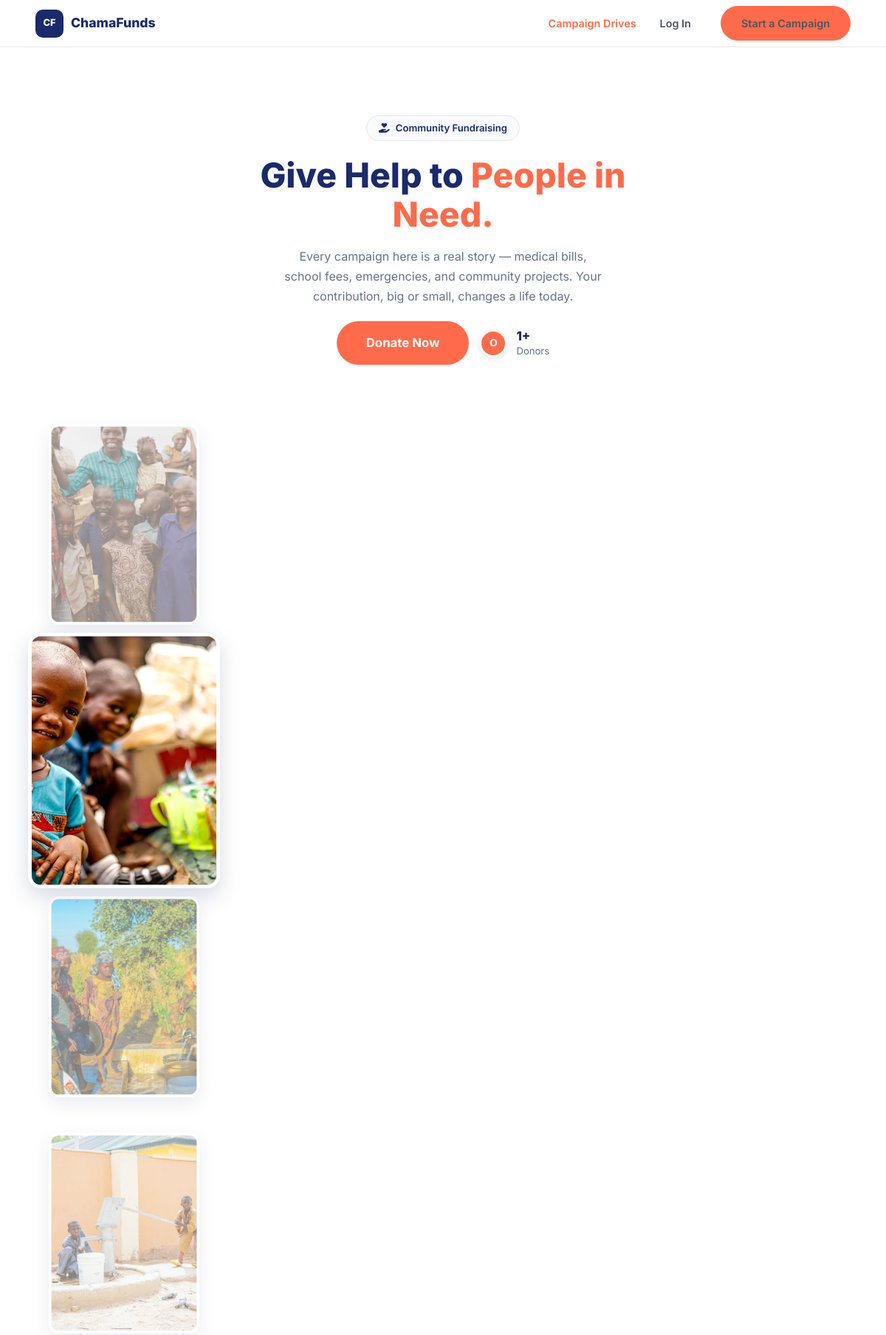
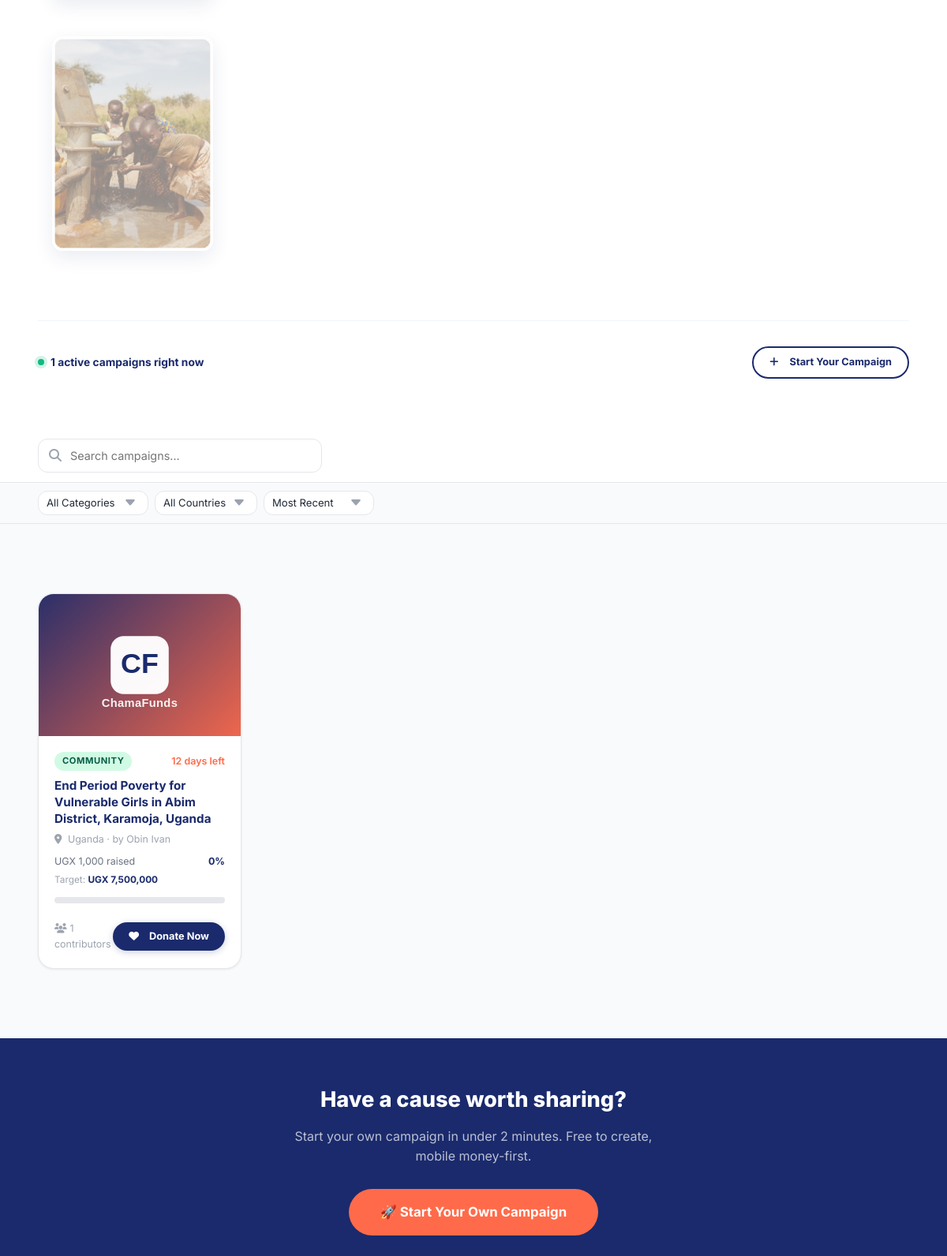
The page /campaign-drives.php (upper part) on the database its author committed (2 pictures, top to bottom).
### tables this page shows
CREATE TABLE `campaigns` (
  `campaign_id` int(11) NOT NULL,
  `campaigner_id` int(11) NOT NULL,
  `display_name` varchar(120) DEFAULT NULL,
  `title` varchar(150) NOT NULL,
  `slug` varchar(150) NOT NULL,
  `description` text NOT NULL,
  `category` varchar(50) NOT NULL,
  `goal_amount` decimal(15,2) NOT NULL,
  `currency` varchar(3) NOT NULL DEFAULT 'UGX',
  `raised_amount` decimal(15,2) DEFAULT 0.00,
  `contributor_count` int(11) DEFAULT 0,
  `image_url` varchar(500) DEFAULT NULL,
  `mobile_money_number` varchar(20) NOT NULL,
  `mobile_money_network` varchar(50) NOT NULL,
  `status` enum('draft','active','paused','suspended','completed','flagged') DEFAULT 'draft',
  `start_date` timestamp NOT NULL DEFAULT current_timestamp(),
  `end_date` timestamp NULL DEFAULT NULL,
  `country` varchar(50) NOT NULL,
  `is_featured` tinyint(1) DEFAULT 0,
  `view_count` int(11) DEFAULT 0,
  `share_count` int(11) DEFAULT 0,
  `created_at` timestamp NOT NULL DEFAULT current_timestamp(),
  `updated_at` timestamp NOT NULL DEFAULT current_timestamp() ON UPDATE current_timestamp(),
  `multiple_images` longtext DEFAULT NULL CHECK (json_valid(`multiple_images`))
);

CREATE TABLE `users` (
  `user_id` int(11) NOT NULL,
  `full_name` varchar(100) NOT NULL,
  `email` varchar(100) NOT NULL,
  `phone` varchar(20) NOT NULL,
  `password_hash` varchar(255) NOT NULL,
  `role` enum('admin','campaigner','donor') NOT NULL DEFAULT 'donor',
  `country` varchar(50) DEFAULT 'Uganda',
  `avatar_url` varchar(255) DEFAULT NULL,
  `is_active` tinyint(1) DEFAULT 1,
  `is_verified` tinyint(1) DEFAULT 0,
  `two_factor_enabled` tinyint(1) DEFAULT 0,
  `last_login` timestamp NULL DEFAULT NULL,
  `created_at` timestamp NULL DEFAULT current_timestamp(),
  `updated_at` timestamp NULL DEFAULT current_timestamp() ON UPDATE current_timestamp()
);

### campaign-drives.php (the view, shortened to what this page needs)
<?php
require_once __DIR__ . '/includes/config.php';
$result = $conn->query(
    "SELECT c.*, u.full_name AS campaigner_name,
            ROUND((c.raised_amount / c.goal_amount) * 100, 1) AS pct,
            DATEDIFF(c.end_date, NOW()) AS days_left
     FROM campaigns c
     JOIN users u ON c.campaigner_id = u.user_id
     WHERE c.status = 'active'
     ORDER BY c.created_at DESC"
);
$campaigns = [];
while ($r = $result->fetch_assoc()) $campaigns[] = $r;
$totalCount = count($campaigns);
$totalSupporters = array_sum(array_column($campaigns, 'contributor_count'));
$avatarSeed = [];
foreach ($campaigns as $c) {
    $n = trim($c['campaigner_name']);
    if ($n && !in_array($n, $avatarSeed, true)) $avatarSeed[] = $n;
}
$avatarColours = ['#FF6B4A','#1A2A6C','#10b981','#f59e0b'];
$heroCollage = [
    ['image_url' => BASE . '/img/slider/pexels-illustrate-digital-ug-924569584-28100858.jpg', 'alt_text' => ''],
    ['image_url' => BASE . '/img/slider/pexels-lagosfoodbank-9823017.jpg', 'alt_text' => ''],
    ['image_url' => BASE . '/img/slider/pexels-lbk-studio-2149333232-35094475.jpg', 'alt_text' => ''],
    ['image_url' => BASE . '/img/slider/pexels-matazumultimedia-32154741.jpg', 'alt_text' => ''],
    ['image_url' => BASE . '/img/slider/pexels-illustrate-digital-ug-924569584-28101466.jpg', 'alt_text' => ''],
];
$extraCss = '<link rel="stylesheet" href="https://cdn.jsdelivr.net/npm/swiper@14.0.1/swiper-bundle.min.css"/>';
include __DIR__ . '/includes/header.php';
?>
<section class="hero-light hero-section" style="overflow:hidden;margin-top:64px;">
  <div class="container" style="position:relative;z-index:2;">
    <div class="hero-inner">
      <div class="hero-copy">
        <div class="hero-badge"><i class="fas fa-hand-holding-heart"></i> Community Fundraising</div>
        <h1 style="font-size:clamp(1.6rem,4.2vw,2.9rem);font-weight:800;line-height:1.15;color:#1A2A6C;margin-bottom:16px;">
          Give Help to <span style="color:#FF6B4A;">People in Need.</span>
        </h1>
        <p style="color:#64748b;font-size:1rem;line-height:1.7;max-width:440px;margin:0 auto 20px;">Every campaign here is a real story — medical bills, school fees, emergencies, and community projects. Your contribution, big or small, changes a life today.</p>
        <div class="hero-cta-row" style="margin-top:14px;">
          <a href="#campaignsGrid" class="btn btn-primary btn-lg">Donate Now</a>
          <div class="cdh-social-proof">
            <div class="cdh-avatars">
              <?php foreach ($avatarSeed as $i => $n): ?>
              <span class="cdh-avatar" style="background:<?= $avatarColours[$i % 4] ?>;"><?= strtoupper(substr($n, 0, 1)) ?></span>
              <?php endforeach; ?>
            </div>
            <div class="cdh-stat"><strong><?= number_format($totalSupporters) ?>+</strong><span>Donors</span></div>
          </div>
        </div>
      </div>
    </div>
    <div class="swiper hero-swiper">
      <div class="swiper-wrapper">
        <?php foreach ($heroCollage as $i => $slide): ?>
        <div class="swiper-slide">
          <img src="<?= htmlspecialchars($slide['image_url']) ?>"
               alt="<?= htmlspecialchars($slide['alt_text']) ?>"
               <?= $i === 0 ? 'loading="eager" fetchpriority="high"' : 'loading="lazy"' ?> />
        </div>
        <?php endforeach; ?>
      </div>
    </div>
    <div class="cdh-footer-row">
      <p class="cdh-count"><span class="cdh-dot"></span><?= $totalCount ?> active campaigns right now</p>
      <a href="<?= BASE ?>/create-campaign.php" class="btn btn-outline btn-sm"><i class="fas fa-plus" style="margin-right:6px;"></i>Start Your Campaign</a>
    </div>
  </div>
</section>
<div style="background:#fff;border-bottom:1px solid #e5e7eb;padding:12px 0;position:sticky;top:64px;z-index:100;">
  <div class="container">
    <div class="search-input-wrap">
      <i class="fas fa-search"></i>
      <input type="text" id="campaignSearch" class="form-input" placeholder="Search campaigns…" />
    </div>
  </div>
</div>
<div style="background:#f9fafb;border-bottom:1px solid #e5e7eb;padding:10px 0;">
  <div class="container">
    <div style="display:flex;gap:8px;flex-wrap:wrap;align-items:center;">
      <select id="categoryFilter" class="form-input" style="max-width:140px;font-size:.82rem;padding:7px 10px;">
        <option value="">All Categories</option>
      </select>
      <select id="countryFilter" class="form-input" style="max-width:130px;font-size:.82rem;padding:7px 10px;">
        <option value="">All Countries</option>
      </select>
      <select id="sortFilter" class="form-input" style="max-width:140px;font-size:.82rem;padding:7px 10px;">
        <option value="most-recent">Most Recent</option>
      </select>
    </div>
  </div>
</div>
<section class="section" style="background:#f9fafb;">
  <div class="container">
    <div id="campaignsGrid" class="campaigns-grid cd-editorial-grid">
      <?php
      $catEmoji = ['medical'=>'🏥','education'=>'📚','emergency'=>'🆘','community'=>'💧','business'=>'💼'];
      $cycle = 8;
      foreach ($campaigns as $i => $c):
        $pct      = min(100, (float)$c['pct']);
        $daysLeft = (int)$c['days_left'];
        $daysStr  = $daysLeft > 0 ? "$daysLeft days left" : ($daysLeft === 0 ? 'Ends today' : 'Ended');
        $catLower = strtolower($c['category']);
        $catClass = 'badge-' . $catLower;
        $gallery  = campaignCardGallery($conn, $c['campaign_id']);
        $image    = !empty($gallery) ? $gallery[0] : imgUrl($c['image_url'] ?: '');
        $emoji    = $catEmoji[$catLower] ?? '🌟';
        $posInCycle = $i % $cycle;
        $variant = $posInCycle < 4 ? 'card' : ($posInCycle === 4 ? 'featured' : 'list');
      ?>
      <a href="<?= BASE ?>/campaign-detail.php?id=<?= $c['campaign_id'] ?>"
         class="card campaign-card filterable-card <?= $variant === 'featured' ? 'cd-card-featured' : ($variant === 'list' ? 'cd-card-list' : '') ?>"
         data-title="<?= htmlspecialchars(strtolower($c['title'])) ?>"
         data-category="<?= $catLower ?>"
         data-country="<?= strtolower($c['country']) ?>"
         data-pct="<?= $pct ?>"
         data-days="<?= $daysLeft ?>">
        <?php if ($variant === 'list'): ?>
          <div class="cd-list-thumb">
            <?php if ($image): ?>
              <img src="<?= htmlspecialchars($image) ?>" alt="<?= htmlspecialchars($c['title']) ?>" loading="lazy" />
            <?php else: ?>
              <div class="card-img-placeholder" style="height:100%;font-size:1.4rem;"><?= $emoji ?></div>
            <?php endif; ?>
          </div>
          <div class="cd-list-body">
            <p class="cd-list-title"><?= htmlspecialchars($c['title']) ?></p>
            <div class="cd-list-meta">
              <span class="category-badge <?= $catClass ?>" style="font-size:.66rem;padding:2px 8px;"><?= htmlspecialchars($c['category']) ?></span>
              <span><?= htmlspecialchars($c['country']) ?></span>
              <span><?= htmlspecialchars($daysStr) ?></span>
            </div>
          </div>
          <div class="cd-list-pct"><?= $pct ?>%</div>
        <?php else: ?>
          <?php if (!empty($gallery)): ?>
            <?= renderCardImageSlider($gallery, $c['title']) ?>
          <?php elseif ($image): ?>
            <img class="card-img" src="<?= htmlspecialchars($image) ?>" alt="<?= htmlspecialchars($c['title']) ?>" loading="lazy" />
          <?php else: ?>
            <div class="card-img-placeholder"><?= $emoji ?></div>
          <?php endif; ?>
          <div class="card-body">
            <div class="campaign-meta">
              <span class="category-badge <?= $catClass ?>"><?= htmlspecialchars($c['category']) ?></span>
              <span class="days-left" <?= $daysLeft <= 3 ? 'style="color:#ef4444;"' : '' ?>><?= htmlspecialchars($daysStr) ?></span>
            </div>
            <p class="campaign-title"><?= htmlspecialchars($c['title']) ?></p>
            <p style="font-size:.78rem;color:#9ca3af;margin-bottom:8px;">
              <i class="fas fa-map-marker-alt" style="margin-right:4px;"></i>
              <?= htmlspecialchars($c['country']) ?> · by <?= htmlspecialchars($c['campaigner_name']) ?>
            </p>
            <div class="campaign-stats">
              <span><?= $c['currency'] ?> <?= number_format($c['raised_amount']) ?> raised</span>
              <span style="font-weight:700;color:#1A2A6C;"><?= $pct ?>%</span>
            </div>
            <div style="font-size:.74rem;color:#9ca3af;margin-bottom:4px;">
              Target: <strong style="color:#1A2A6C;"><?= $c['currency'] ?> <?= number_format($c['goal_amount']) ?></strong>
            </div>
            <div class="progress-wrap"><div class="progress-fill" data-width="<?= $pct ?>%"></div></div>
            <div class="campaign-footer">
              <span class="contributors-count"><i class="fas fa-users" style="margin-right:4px;"></i><?= $c['contributor_count'] ?> contributors</span>
              <span class="btn btn-primary btn-sm"><i class="fas fa-heart" style="margin-right:5px;"></i>Donate Now</span>
            </div>
          </div>
        <?php endif; ?>
      </a>
      <?php endforeach; ?>
    </div>
  </div>
</section>
<section style="background:#1A2A6C;padding:56px 0;">
  <div class="container" style="text-align:center;">
    <h2 style="color:#fff;font-weight:800;font-size:1.7rem;margin-bottom:12px;">Have a cause worth sharing?</h2>
    <p style="color:rgba(255,255,255,.7);margin-bottom:28px;max-width:480px;margin-left:auto;margin-right:auto;">Start your own campaign in under 2 minutes. Free to create, mobile money-first.</p>
    <a href="<?= BASE ?>/create-campaign.php" class="btn btn-primary btn-lg">🚀 Start Your Own Campaign</a>
  </div>
</section>
<?php include __DIR__ . '/includes/footer.php'; ?>

### includes/config.php (shortened to what this page needs)
<?php
function imgUrl($url) {
    if (strpos($url, 'http') === 0) {
        $isLocal = strpos($_SERVER['HTTP_HOST'] ?? '', 'localhost') !== false;
        return $isLocal ? $url : preg_replace('#^http://#', 'https://', $url);
    }
    return BASE . '/' . ltrim($url, '/');
}
function campaignCardGallery($conn, $campaignId, $limit = 5) {
    $cid    = (int)$campaignId;
    $limit  = (int)$limit;
    $result = $conn->query(
        "SELECT image_url FROM campaign_images WHERE campaign_id = $cid ORDER BY sort_order ASC LIMIT $limit"
    );
    $urls = [];
    if ($result) {
        while ($row = $result->fetch_assoc()) $urls[] = imgUrl($row['image_url']);
    }
    return $urls;
}
function renderSliderImages($images, $alt, $imgClass = 'card-img') {
    $alt  = htmlspecialchars($alt);
    $html = '';
    foreach ($images as $i => $url) {
        $active = $i === 0 ? ' active' : '';
        $html .= '<img class="' . $imgClass . ' card-slider-img' . $active . '" src="' . htmlspecialchars($url) . '" alt="' . $alt . '" loading="lazy" />';
    }
    return $html;
}
function renderCardImageSlider($images, $alt) {
    return '<div class="card-slider">' . renderSliderImages($images, $alt) . '</div>';
}
?>

### campaign-drives.php (style rules this page uses)
.cdh-social-proof { display:flex; align-items:center; gap:12px; }
.cdh-avatars { display:flex; }
.cdh-avatar { width:38px; height:38px; border-radius:50%; border:3px solid #fff; display:flex; align-items:center; justify-content:center; color:#fff; font-weight:700; font-size:.85rem; margin-left:-12px; box-shadow:0 2px 6px rgba(0,0,0,.12); }
.cdh-avatars .cdh-avatar:first-child { margin-left:0; }
.cdh-stat { font-size:.82rem; color:#64748b; line-height:1.3; text-align:left; }
.cdh-stat strong { display:block; color:#1A2A6C; font-size:1.05rem; font-weight:800; }
.cdh-footer-row { display:flex; justify-content:space-between; align-items:center; flex-wrap:wrap; gap:12px; padding:32px 0 24px; margin-top:24px; border-top:1px solid #f1f5f9; }
.cdh-count { display:flex; align-items:center; gap:8px; font-size:.86rem; font-weight:700; color:#1A2A6C; }
.cdh-dot { width:8px; height:8px; border-radius:50%; background:#10b981; box-shadow:0 0 0 4px rgba(16,185,129,.18); }
#campaignsGrid.cd-editorial-grid { grid-template-columns:repeat(4,1fr); align-items:start; }

### rows shown on the page
campaigns: category "COMMUNITY", daysStr "12 days left", title "End Period Poverty for Vulnerable Girls in Abim District, Karamoja, Uganda", country "Uganda", users.full_name "Obin Ivan", currency "UGX", raised_amount "1,000", pct "0", goal_amount "7,500,000", contributor_count "1"

### other values the page prints
substr($n, 0, 1) "O"
$totalSupporters "1"
$totalCount "1"
